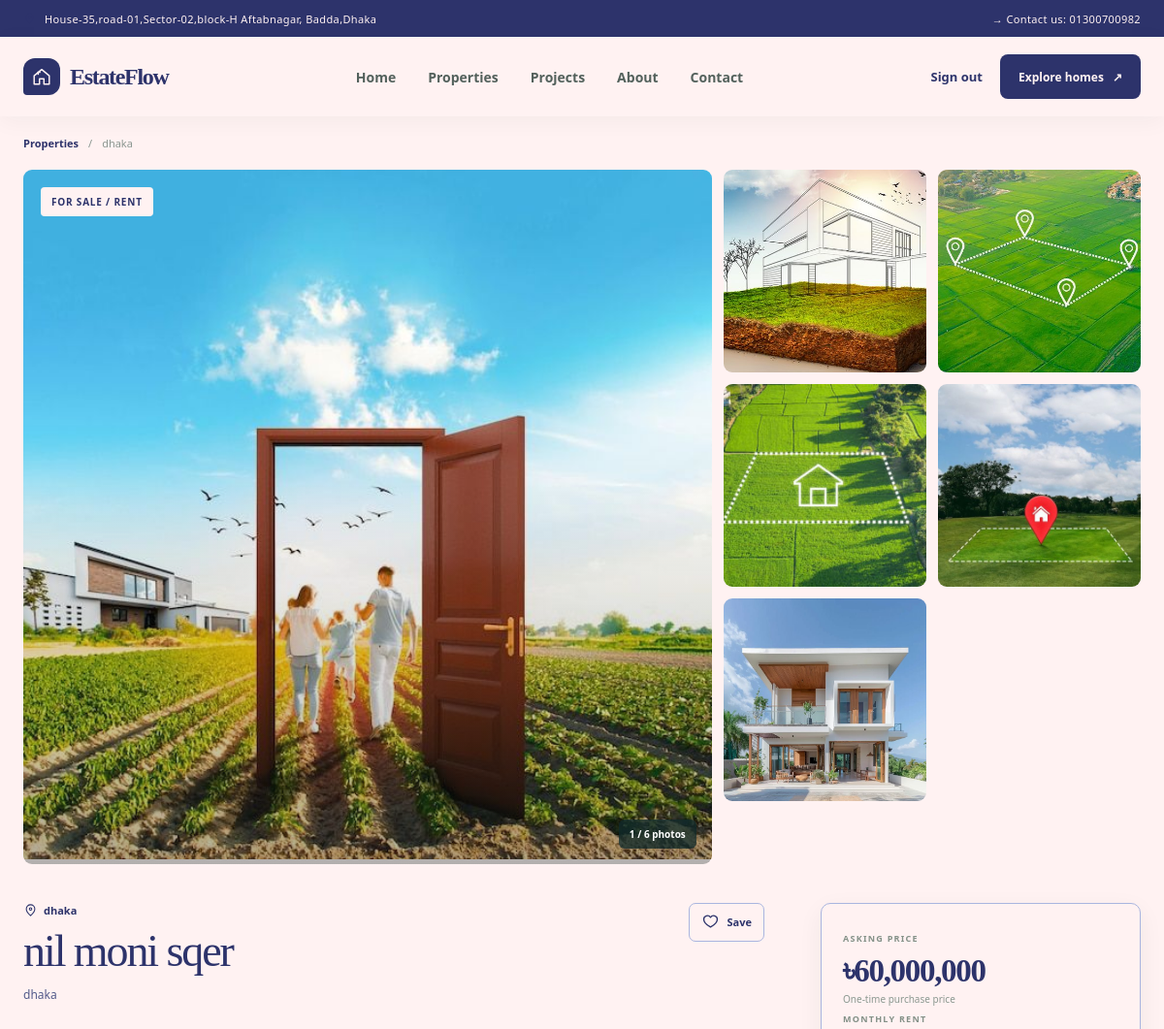
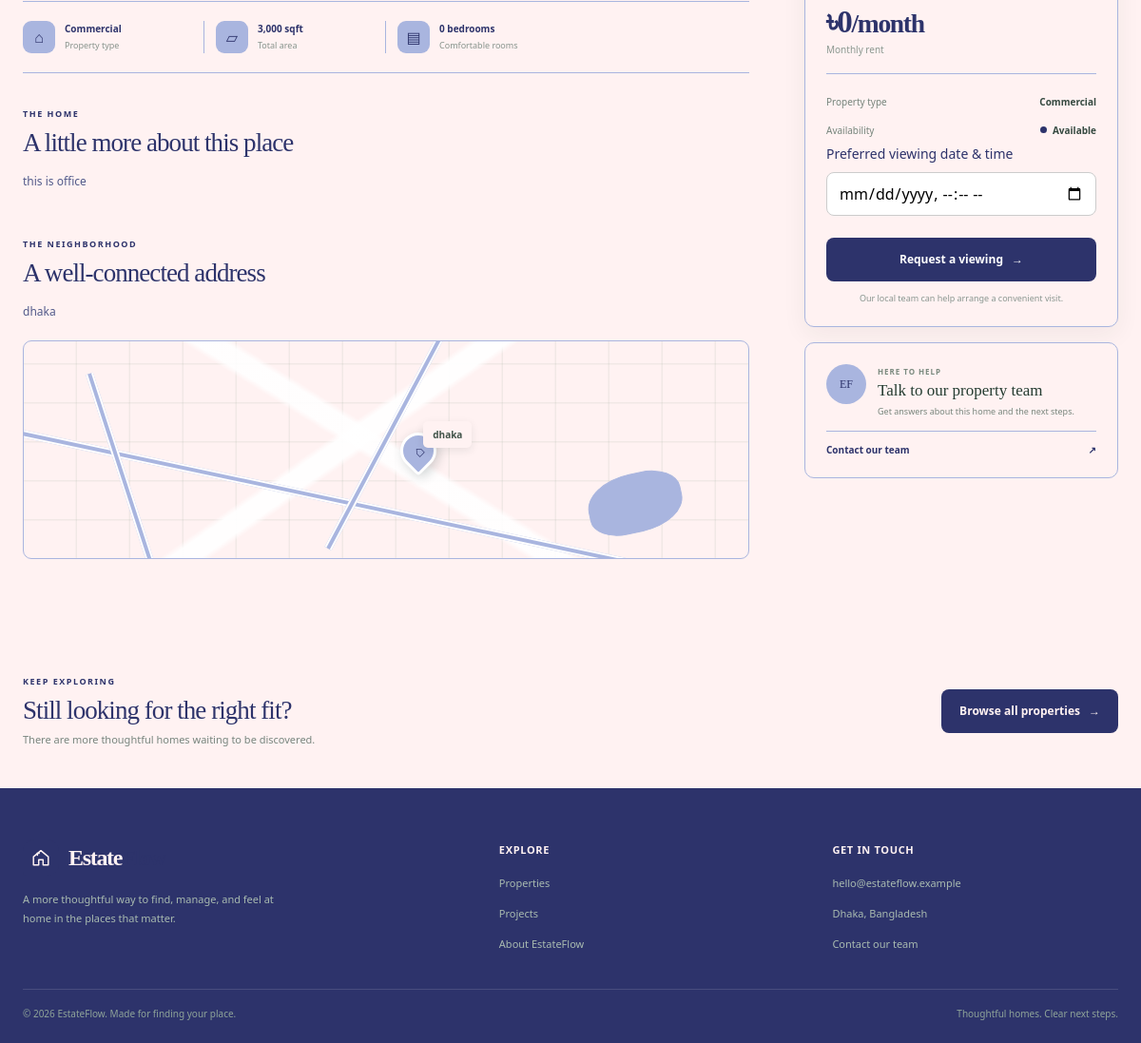
Page /frontend/user/property-details.php?id=12 (signed in) on the committed database (2 pictures, top to bottom).
### tables this page shows
CREATE TABLE `properties` (
  `property_id` bigint UNSIGNED NOT NULL,
  `owner_id` bigint UNSIGNED NOT NULL,
  `title` varchar(100) NOT NULL,
  `property_type` enum('flat','land','commercial') NOT NULL,
  `address` varchar(255) NOT NULL,
  `area_sqft` decimal(10,2) DEFAULT NULL,
  `price` decimal(12,2) DEFAULT NULL,
  `monthly_rent` decimal(12,2) DEFAULT NULL,
  `flat_details` varchar(100) NOT NULL,
  `status` enum('available','sold','rented') NOT NULL DEFAULT 'available',
  `description` text,
  `created_at` datetime NOT NULL DEFAULT CURRENT_TIMESTAMP,
  `imagas` varchar(100) NOT NULL
);

### frontend/user/property-details.php (the view, shortened to what this page needs)
<?php
$listingPage = 'customers_dashboard.php#properties';
$id = (int)($_GET['id'] ?? 0);
$p  = null;
if ($id > 0) {
  $stmt = $conn->prepare("SELECT property_id, title, property_type, address, area_sqft,
                                 price, monthly_rent, flat_details, status,imagas, description
                          FROM properties WHERE property_id = ? LIMIT 1");
  $stmt->bind_param('i', $id);
  $stmt->execute();
  $p = $stmt->get_result()->fetch_assoc();
}
function money($n) { return '৳' . number_format((float)$n); }
$imageUrl = static function (?string $path): ?string {
  $path = trim(str_replace('\\', '/', (string)$path));
  if ($path === '') {
    return null;
  }
  if (!str_starts_with($path, 'uploads/') && !str_starts_with($path, '../uploads/')) {
    return null;
  }
  $ownerDirectory = realpath(__DIR__ . '/../../backend/owner');
  $filePath = realpath(__DIR__ . '/../../backend/owner/property_crud/' . $path);
  if (
    $ownerDirectory === false
    || $filePath === false
    || !is_file($filePath)
    || !str_starts_with(strtolower($filePath), strtolower($ownerDirectory . DIRECTORY_SEPARATOR))
  ) {
    return null;
  }
  return '../../backend/owner/property_crud/' . implode('/', array_map('rawurlencode', explode('/', $path)));
};
$galleryImages = [];
if ($p) {
  $imageStmt = $conn->prepare(
    'SELECT image_path FROM property_images
     WHERE property_id = ?
     ORDER BY is_primary DESC, created_at ASC, image_id ASC'
  );
  $imageStmt->bind_param('i', $p['property_id']);
  $imageStmt->execute();
  foreach ($imageStmt->get_result()->fetch_all(MYSQLI_ASSOC) as $image) {
    $src = $imageUrl($image['image_path'] ?? null);
    if ($src !== null) {
      $galleryImages[$src] = $src;
    }
  }
  $legacyImage = $imageUrl($p['imagas'] ?? null);
  if ($legacyImage !== null) {
    $galleryImages[$legacyImage] = $legacyImage;
  }
  $galleryImages = array_values($galleryImages);
  $typeLabel   = ucfirst($p['property_type']);
  $statusLabel = ucfirst($p['status']);
  $hasPrice    = $p['price'] !== null;
  $hasRent     = $p['monthly_rent'] !== null;
  if ($p['status'] === 'sold')        $tag = 'Sold';
  elseif ($p['status'] === 'rented')  $tag = 'Rented';
  elseif ($hasPrice && $hasRent)      $tag = 'For sale / rent';
  elseif ($hasRent)                   $tag = 'For rent';
  else                                $tag = 'For sale';
  $parts    = array_map('trim', explode(',', $p['address']));
  $shortLoc = implode(', ', array_slice($parts, -2));
  $contactLink = 'contact.php?property=' . urlencode($p['title']);
}
?>
<!doctype html>
<html lang="en">
<head>
  <link rel="stylesheet" href="partials/style.css">
  <link rel="stylesheet" href="partials/property-details.css">
</head>
<body class="property-details-page">
  <?php include __DIR__ . '/partials/customar_header.php'; ?>
  <main>
<?php if (!$p): ?>
    <section class="shell" style="padding:80px 0; text-align:center;">
      <h1>Property pawa jayni</h1>
      <p>Ei property ta hoyto remove kora hoyeche ba link ta thik nei.</p>
      <a class="button" href="<?= $listingPage ?>">Browse all properties <span aria-hidden="true">→</span></a>
    </section>
<?php else: ?>
    <div class="shell details-breadcrumb">
      <a href="<?= $listingPage ?>">Properties</a>
      <span aria-hidden="true">/</span>
      <span><?= htmlspecialchars($shortLoc) ?></span>
    </div>
    <section class="shell detail-gallery<?= count($galleryImages) <= 1 ? ' detail-gallery-single' : '' ?>" aria-label="Property photo gallery">
      <div class="gallery-main">
        <?php if ($galleryImages): ?>
          <img src="<?= htmlspecialchars($galleryImages[0], ENT_QUOTES, 'UTF-8') ?>" alt="<?= htmlspecialchars($p['title'], ENT_QUOTES, 'UTF-8') ?>">
          <span class="gallery-count">1 / <?= count($galleryImages) ?> photos</span>
        <?php else: ?>
          <span class="gallery-empty">No photos uploaded yet.</span>
        <?php endif; ?>
        <span class="listing-tag"><?= htmlspecialchars($tag) ?></span>
      </div>
      <?php if (count($galleryImages) > 1): ?>
        <div class="gallery-side">
          <?php foreach (array_slice($galleryImages, 1) as $index => $src): ?>
            <figure>
              <img src="<?= htmlspecialchars($src, ENT_QUOTES, 'UTF-8') ?>"
                   alt="<?= htmlspecialchars($p['title'], ENT_QUOTES, 'UTF-8') ?> photo <?= $index + 2 ?>"
                   loading="lazy">
            </figure>
          <?php endforeach; ?>
        </div>
      <?php endif; ?>
    </section>
    <section class="shell property-detail-layout">
      <div class="property-main-content">
        <div class="property-heading">
          <div>
            <p class="property-location">
              <svg width="15" height="15" viewBox="0 0 24 24" fill="none" aria-hidden="true"><path d="M19 10c0 5-7 11-7 11S5 15 5 10a7 7 0 1 1 14 0Z" stroke="currentColor" stroke-width="1.7"/><circle cx="12" cy="10" r="2" stroke="currentColor" stroke-width="1.7"/></svg>
              <?= htmlspecialchars($shortLoc) ?>
            </p>
            <h1><?= htmlspecialchars($p['title']) ?></h1>
            <p class="property-address"><?= htmlspecialchars($p['address']) ?></p>
          </div>
          <button class="save-property" type="button" aria-label="Save this property">
            <svg width="19" height="19" viewBox="0 0 24 24" fill="none" aria-hidden="true"><path d="M20.8 8.8c0 5.2-8.8 10-8.8 10s-8.8-4.8-8.8-10A4.8 4.8 0 0 1 12 6.1a4.8 4.8 0 0 1 8.8 2.7Z" stroke="currentColor" stroke-width="1.7" stroke-linejoin="round"/></svg>
            Save
          </button>
        </div>
        <div class="property-highlights" aria-label="Property highlights">
          <div><span class="highlight-icon" aria-hidden="true">⌂</span><strong><?= htmlspecialchars($typeLabel) ?></strong><small>Property type</small></div>
          <?php if ($p['area_sqft'] !== null): ?>
            <div><span class="highlight-icon" aria-hidden="true">▱</span><strong><?= number_format($p['area_sqft']) ?> sqft</strong><small>Total area</small></div>
          <?php endif; ?>
          <?php if ($p['flat_details'] !== null): ?>
            <div><span class="highlight-icon" aria-hidden="true">▤</span><strong><?= (int)$p['flat_details'] ?> bedroom<?= (int)$p['flat_details'] === 1 ? '' : 's' ?></strong><small>Comfortable rooms</small></div>
          <?php endif; ?>
        </div>
        <section class="detail-section" aria-labelledby="overview-title">
          <p class="section-kicker">THE HOME</p>
          <h2 id="overview-title">A little more about this place</h2>
          <?php if (!empty(trim((string)$p['description']))): ?>
            <p class="detail-description"><?= nl2br(htmlspecialchars($p['description'])) ?></p>
          <?php else: ?>
            <p class="detail-description">Contact our team to learn more about this property.</p>
          <?php endif; ?>
        </section>
        <section class="detail-section location-section" aria-labelledby="location-title">
          <p class="section-kicker">THE NEIGHBORHOOD</p>
          <h2 id="location-title">A well-connected address</h2>
          <p class="detail-description"><?= htmlspecialchars($p['address']) ?></p>
          <div class="location-visual" role="img" aria-label="Decorative neighborhood map for <?= htmlspecialchars($shortLoc) ?>">
            <span class="map-road road-one"></span>
            <span class="map-road road-two"></span>
            <span class="map-park"></span>
            <span class="map-pin" aria-hidden="true">⌂</span>
            <span class="map-label"><?= htmlspecialchars($parts[count($parts) > 1 ? count($parts) - 2 : 0]) ?></span>
          </div>
        </section>
      </div>
      <aside class="property-sidebar" aria-label="Property price and contact">
        <section class="price-card">
          <?php if ($hasPrice): ?>
            <span class="price-card-label">ASKING PRICE</span>
            <div class="property-detail-price"><?= money($p['price']) ?></div>
            <p class="price-caption">One-time purchase price</p>
          <?php endif; ?>
          <?php if ($hasRent): ?>
            <span class="price-card-label"><?= $hasPrice ? 'MONTHLY RENT' : 'RENT' ?></span>
            <div class="property-detail-price"><?= money($p['monthly_rent']) ?><small>/month</small></div>
            <p class="price-caption">Monthly rent</p>
          <?php endif; ?>
          <div class="price-divider"></div>
          <div class="sidebar-fact"><span>Property type</span><strong><?= htmlspecialchars($typeLabel) ?></strong></div>
          <div class="sidebar-fact"><span>Availability</span><strong class="availability"><i aria-hidden="true"></i> <?= htmlspecialchars($statusLabel) ?></strong></div>
          <?php if ($p['status'] === 'available'): ?>
            <form method="post" action="book_property.php" style="display:grid; gap:10px;">
              <label for="booking_date" style="font-size:14px;">Preferred viewing date &amp; time</label>
              <input id="booking_date" name="booking_date" type="datetime-local" required
                     min="<?= date('Y-m-d\TH:i') ?>"
                     style="padding:10px 12px; border:1px solid #ccc; border-radius:8px;">
              <button class="button viewing-button" type="submit">Request a viewing <span aria-hidden="true">→</span></button>
            </form>
          <?php endif; ?>
          <p class="contact-note">Our local team can help arrange a convenient visit.</p>
        </section>
        <section class="advisor-card">
          <div class="advisor-avatar" aria-hidden="true">EF</div>
          <div>
            <p class="advisor-label">HERE TO HELP</p>
            <h2>Talk to our property team</h2>
            <p>Get answers about this home and the next steps.</p>
          </div>
          <a class="advisor-link" href="<?= htmlspecialchars($contactLink) ?>">Contact our team <span aria-hidden="true">↗</span></a>
        </section>
      </aside>
    </section>
<?php endif; ?>
    <section class="more-homes">
      <div class="shell more-homes-inner">
        <div>
          <p class="section-kicker">KEEP EXPLORING</p>
          <h2>Still looking for the right fit?</h2>
          <p>There are more thoughtful homes waiting to be discovered.</p>
        </div>
        <a class="button" href="<?= $listingPage ?>">Browse all properties <span aria-hidden="true">→</span></a>
      </div>
    </section>
  </main>
  <?php include __DIR__ . '/partials/footer.php'; ?>
</body>
</html>

### frontend/user/partials/style.css (style rules this page uses)
:root { color-scheme: light; --ink: #2d336b; --muted: #525a8a; --green: #2d336b; --green-deep: #2d336b; --brand: #7886c7; --teal: #a9b5df; --green-soft: #a9b5df; --mint: #fff2f2; --paper: #fff2f2; --line: #a9b5df; --white: #fff2f2; --gold: #a9b5df; --serif: Georgia, "Times New Roman", serif; --sans: "Segoe UI", Arial, sans-serif; }
* { box-sizing: border-box; }
html { scroll-behavior: smooth; }
body { margin: 0; color: var(--ink); background: var(--paper); font-family: var(--sans); -webkit-font-smoothing: antialiased; }
a { color: inherit; text-decoration: none; }
button, input, select { font: inherit; }
button, a { -webkit-tap-highlight-color: transparent; }
.shell { width: min(1160px, calc(100% - 48px)); margin-inline: auto; }
.button { display: inline-flex; min-height: 46px; align-items: center; justify-content: center; gap: 9px; padding: 0 19px; border: 0; border-radius: 8px; color: var(--ink); background: var(--brand); cursor: pointer; font-size: 12px; font-weight: 700; transition: background .2s ease, transform .2s ease; }
.section-kicker { margin: 0 0 10px; color: #2d336b; font-size: 10px; font-weight: 800; letter-spacing: .18em; text-transform: uppercase; }
.button { border-radius: 8px; font-size: 12px; }
.section-description, .property-location, .property-meta, .project-location, .project-meta { font-size: 12px; }
.topline-note svg, .section-kicker, .property-location, .project-location { color: #2d336b; }
.button { color: var(--white); background: var(--green); }
.contact-section, .values-section, .more-homes { background: var(--mint); }

### rows in the picture
properties: address "dhaka", tag "FOR SALE / RENT", title "nil moni sqer", property_type "Commercial", area_sqft "3,000", flat_details "0", description "this is office", price "৳60,000,000", monthly_rent "৳0", status "Available"

### other values in the picture
count($galleryImages) "6"
